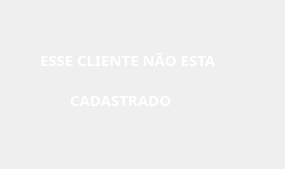
<?xml version="1.0" encoding="UTF-8"?>
<ui version="4.0">
 <class>MainWindow</class>
 <widget class="QMainWindow" name="MainWindow">
  <property name="geometry">
   <rect>
    <x>0</x>
    <y>0</y>
    <width>285</width>
    <height>169</height>
   </rect>
  </property>
  <property name="windowTitle">
   <string>MainWindow</string>
  </property>
  <widget class="QWidget" name="centralwidget">
   <widget class="QLabel" name="label">
    <property name="geometry">
     <rect>
      <x>-810</x>
      <y>-210</y>
      <width>1111</width>
      <height>791</height>
     </rect>
    </property>
    <property name="maximumSize">
     <size>
      <width>1111</width>
      <height>16777215</height>
     </size>
    </property>
    <property name="text">
     <string/>
    </property>
    <property name="pixmap">
     <pixmap>2000x2000px.png</pixmap>
    </property>
   </widget>
   <widget class="QLabel" name="label_3">
    <property name="geometry">
     <rect>
      <x>40</x>
      <y>50</y>
      <width>211</width>
      <height>20</height>
     </rect>
    </property>
    <property name="font">
     <font>
      <family>Rockwell</family>
      <pointsize>11</pointsize>
      <weight>75</weight>
      <bold>true</bold>
     </font>
    </property>
    <property name="styleSheet">
     <string notr="true"> border: 0px solid Black;
color: rgb(255, 255, 255);</string>
    </property>
    <property name="text">
     <string>ESSE CLIENTE NÃO ESTA </string>
    </property>
   </widget>
   <widget class="QLabel" name="label_4">
    <property name="geometry">
     <rect>
      <x>70</x>
      <y>90</y>
      <width>121</width>
      <height>20</height>
     </rect>
    </property>
    <property name="font">
     <font>
      <family>Rockwell</family>
      <pointsize>11</pointsize>
      <weight>75</weight>
      <bold>true</bold>
     </font>
    </property>
    <property name="styleSheet">
     <string notr="true"> border: 0px solid Black;
color: rgb(255, 255, 255);</string>
    </property>
    <property name="text">
     <string>CADASTRADO</string>
    </property>
   </widget>
  </widget>
 </widget>
 <resources/>
 <connections/>
</ui>
